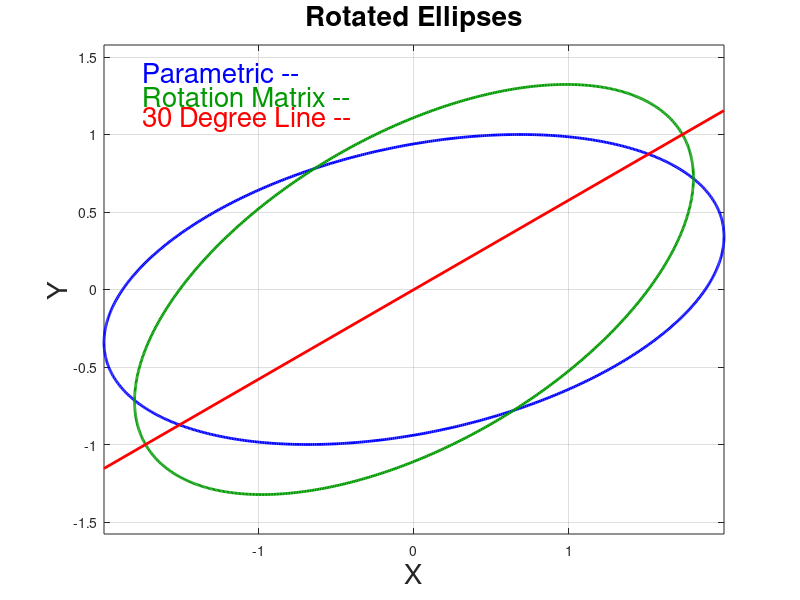

The MATLAB script that drew this image:
clc;    % Clear the command window.
workspace;  % Make sure the workspace panel is showing.
clearvars;
format longg;
format compact;
fontSize = 20;
darkGreen = [0, 0.6, 0];

% Parameterize the equation.
t = linspace(0, 360,1000);
phaseShift = 20;
xAmplitude = 2;
yAmplitude = 1;
x = xAmplitude * sind(t + phaseShift);
y = yAmplitude * cosd(t);

% Now plot the rotated ellipse.
plot(x, y, 'b-', 'LineWidth', 2);
axis equal
grid on;
xlabel('X', 'FontSize', fontSize);
ylabel('Y', 'FontSize', fontSize);
title('Rotated Ellipses', 'FontSize', fontSize);
text(-1.75, 1.4, 'Parametric --', 'Color', 'b', 'FontSize', fontSize);

% Now plot another ellipse and multiply it by a rotation matrix.
% https://en.wikipedia.org/wiki/Rotation_matrix
rotationAngle = 30;
transformMatrix = [cosd(rotationAngle), sind(rotationAngle);...
	-sind(rotationAngle), cosd(rotationAngle)]
xAligned = xAmplitude * sind(t);
yAligned = yAmplitude * cosd(t);
xyAligned = [xAligned; yAligned]';
xyRotated = xyAligned * transformMatrix;
xRotated = xyRotated(:, 1);
yRotated = xyRotated(:, 2);
hold on;
plot(xRotated, yRotated, '-', 'Color', darkGreen, 'LineWidth', 2);

% Plot a line at 30 degrees
slope = tand(30);
x1 = min(x(:));
y1 = slope * x1;
x2 = max(x(:));
y2 = slope * x2;
line([x1 x2], [y1 y2], 'Color', 'r', 'LineWidth', 2);
text(-1.75, 1.25, 'Rotation Matrix --', 'Color', darkGreen, 'FontSize', fontSize);
text(-1.75, 1.1, '30 Degree Line --', 'Color', 'r', 'FontSize', fontSize);

% Enlarge figure to full screen.
set(gcf, 'Units', 'Normalized','OuterPosition',[0 0 1 1]);
